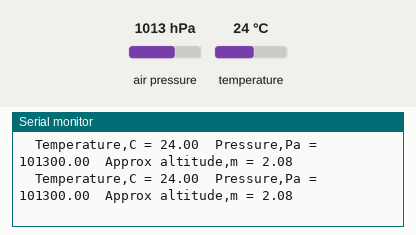
The sketch below on a simulated Arduino Uno, built with avr-gcc and run on an emulated ATmega328P. On the bench: the last lines printed to the serial monitor. The inputs (shaded band) are chosen by the test bench; at power-on: air pressure 1013 hPa, temperature 24 °C.

Above: at 1.2 s.
1.3 s: air pressure set to 952 hPa
At 1.8 s:
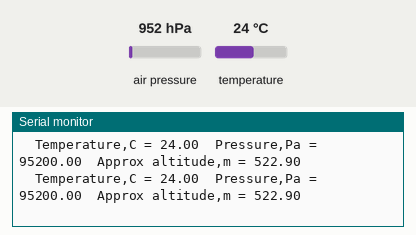
4.3 s: temperature set to 12 °C
At 5.0 s:
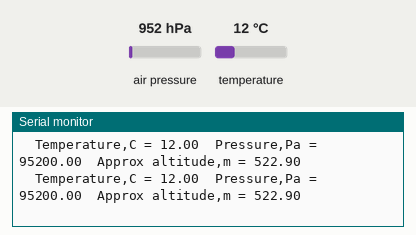
5.8 s: air pressure set to 975 hPa
At 6.7 s:
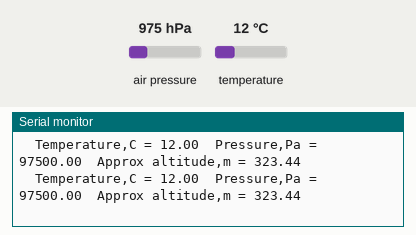
Timing chart, 0 to 8.8 s (numbered marks = the images above; inputs shaded):
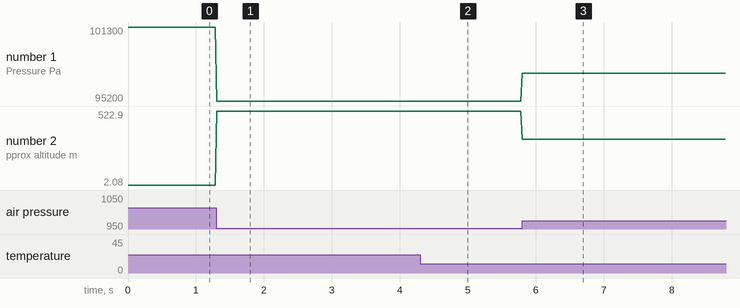

The sketch:

BMP280.ino
```cpp
#include <Wire.h>
#include <SPI.h>
#include <Adafruit_BMP280.h>

#define BMP_SCK  (13)
#define BMP_MISO (12)
#define BMP_MOSI (11)
#define BMP_CS   (10)

unsigned long time_now;
unsigned long time_stop = 20000;

Adafruit_BMP280 bmp; // I2C

void setup() {
  Serial.begin(115200);
  while ( !Serial ) delay(100);   // wait for native usb
  Serial.println(F("BMP280 test"));
  unsigned status;
  //status = bmp.begin(BMP280_ADDRESS_ALT, BMP280_CHIPID);
  status = bmp.begin();
  if (!status) {
    Serial.println(F("Could not find a valid BMP280 sensor, check wiring or "
                      "try a different address!"));
    Serial.print("SensorID was: 0x"); Serial.println(bmp.sensorID(),16);
    Serial.print("        ID of 0xFF probably means a bad address, a BMP 180 or BMP 085\n");
    Serial.print("   ID of 0x56-0x58 represents a BMP 280,\n");
    Serial.print("        ID of 0x60 represents a BME 280.\n");
    Serial.print("        ID of 0x61 represents a BME 680.\n");
    while (1) delay(10);
  }

  /* Default settings from datasheet. */
  bmp.setSampling(Adafruit_BMP280::MODE_NORMAL,     /* Operating Mode. */
                  Adafruit_BMP280::SAMPLING_X2,     /* Temp. oversampling */
                  Adafruit_BMP280::SAMPLING_X16,    /* Pressure oversampling */
                  Adafruit_BMP280::FILTER_X16,      /* Filtering. */
                  Adafruit_BMP280::STANDBY_MS_500); /* Standby time. */
}

void loop()
{
    time_now = micros();

    Serial.print('\t');
    Serial.print(F("Temperature,C = "));
    Serial.print(bmp.readTemperature());
    Serial.print('\t');
    Serial.print(F("Pressure,Pa = "));
    Serial.print(bmp.readPressure());
    Serial.print('\t');
    Serial.print(F("Approx altitude,m = "));
    Serial.println(bmp.readAltitude(1013.25)); /* Adjusted to local forecast! */


    while(micros()<= time_now+time_stop);

}
```

Measured:
- after the input at 1.3 s, the serial monitor: prints a new line at once (image 1)
- after the input at 4.3 s, the serial monitor: prints a new line at once (image 2)
- after the input at 5.8 s, the serial monitor: prints a new line at once (image 3)
- plotted number 1: 101300 → 95200 after the input at 1.3 s, 95200 → 97500 after the input at 4.3 s
- plotted number 2: 2.08 → 522.9 after the input at 1.3 s, 522.9 → 323.44 after the input at 4.3 s
